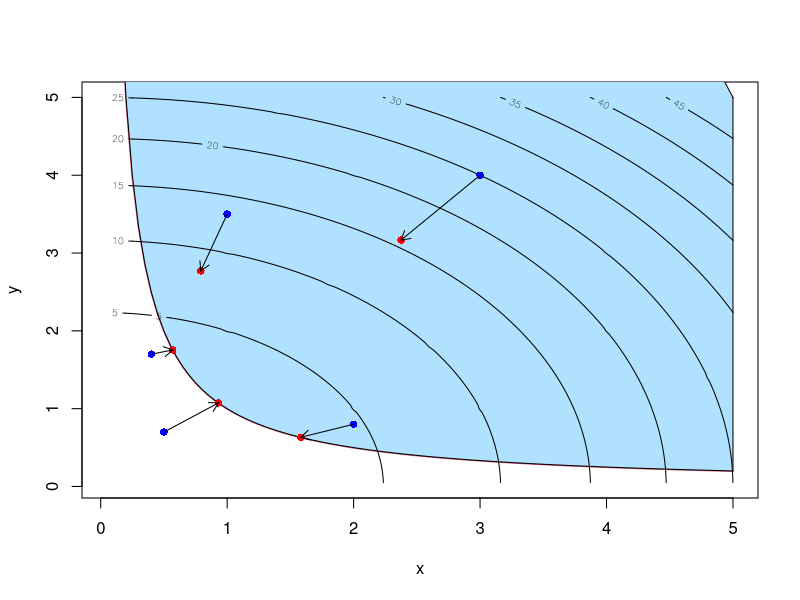

Reproduce this figure in R.
# Very Cheezy attempt to reproduce Fig 1.1 of Parikh and Boyd "Proximal Algorithms"
Pf <- function(v,lam = 3.8){
    g <- function(x,v, lambda) sum(x^2) + lambda * sum((x - v)^2)
    optim(c(2,2), g, v = v, lambda = lam)$par
}
x <- 1:100/20
y <- 1:100/20
pdf("Egprox.pdf", height = 7, width = 7)
plot(x, y, type = "n")
lines(x, 1/x, col = 2, lwd = 2)
polygon(c(x,5), c(1/x, 5), col = "lightskyblue1")
contour(x, y, outer(x^2, y^2, FUN = "+"), add = TRUE)
# Feasible initial points V
V <- matrix(c(1, 2, 3, 3.5, .8, 4),3,2)
for(i in 1:nrow(V)){
    z <- Pf(V[i,])
    points(V[i,1], V[i,2], col = "blue", pch = 16)
    points(z[1],z[2], col = "red", pch = 16)
    arrows(V[i,1], V[i,2], z[1], z[2], length = 0.1)
}
# Infeasible initial points V
Pf <- function(v){
    g <- function(x) (x - v[1])^2 + (1/x - v[2])^2
    z <- optimize(g, c(.2,5))$min
    c(z, 1/z)
}
V <- matrix(c(.5, .4, .7, 1.7), 2, 2)
for(i in 1:nrow(V)){
    z <- Pf(V[i,])
    points(V[i,1], V[i,2], col = "blue", pch = 16)
    points(z[1],z[2], col = "red", pch = 16)
    arrows(V[i,1], V[i,2], z[1], z[2], length = 0.1)
}
dev.off()
